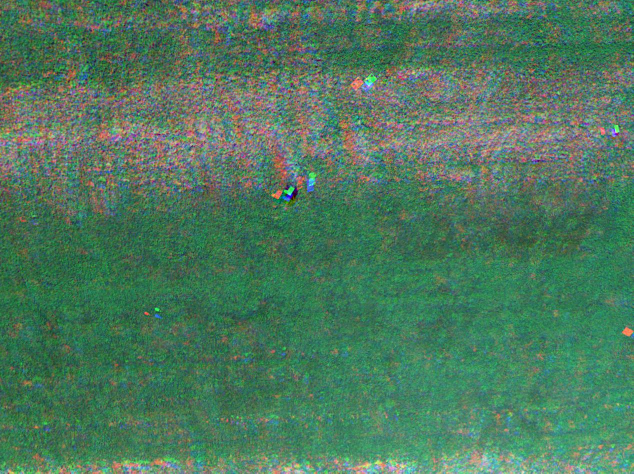
#> input picture Aligned-iter500/img17-rgb.jpg, 1267 x 947 px, given in place of img13-rgb.jpg, which was not available (shown at 1/2 size)
$ python canny-edges.py
#> lines starting #> are read from the running program, lines starting #| are printed output that depends on the picture; after the words box and inside, x2 and y2 are one past the last pixel; in counts of white or black regions, pixels touching at a corner belong together; pictures that were not available may be replaced by others from this repository, and a replacement may not be noted
import os
import glob
import numpy as np
import matplotlib.pyplot as plt
from skimage import io
from skimage import feature
from skimage.filters import roberts, sobel, scharr, prewitt
from skimage.color import rgb2gray
from scipy import ndimage as ndi
from pynput.mouse import Listener

listener = 0
def on_move(x, y):
	x = 1
	#print("Mouse moved to ({0}, {1})".format(x, y))

def on_click(x, y, button, pressed):
	if pressed:
		print('Mouse clicked at ({0}, {1}) with {2}'.format(x, y, button))
		if listener:
			listener.stop()
			plt.close()

def on_scroll(x, y, dx, dy):
	x = 1 #print('Mouse scrolled at ({0}, {1})({2}, {3})'.format(x, y, dx, dy))

numImages = 10
firstNonPanelImg = 13
for i in range(numImages):
	imagePath = os.path.join('.', 'Aligned-iter500')
	imageStr = "img" + str(i + firstNonPanelImg) + "-rgb.jpg"
	# imagePath = os.path.join('.', 'MicasenseImagesPanels')
	# imageStr = "IMG_" + ("0" if i >= 100 else "00") + str(i + firstNonPanelImg) + "_1.tif"
	imageName = os.path.join(imagePath, imageStr)
	print(imageName)
	img = io.imread(imageName)
#> img is the input picture: shape (947, 1267, 3); mean R, G, B 78, 120.6, 94.1
	gray = rgb2gray(img)
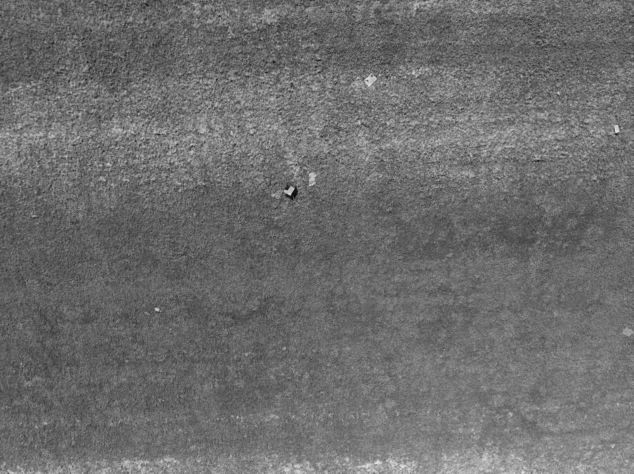
#> gray: shape (947, 1267) float64 (shown at 1/2 size); min 0.0269, max 0.948, mean 0.43

	#edges = feature.canny(gray, sigma=4)
	roberts_edges = roberts(gray)
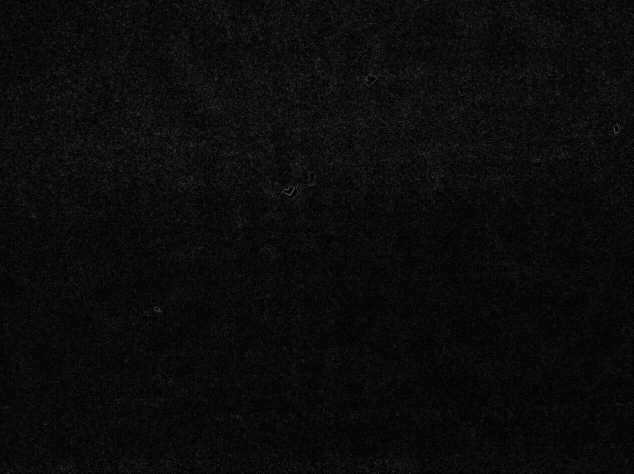
#> roberts_edges: shape (947, 1267) float64 (shown at 1/2 size); min 0, max 0.432, mean 0.0465
	sobel_edges = sobel(gray)
	scharr_edges = scharr(gray)
	prewitt_edges = prewitt(gray)
	fill_objects = ndi.binary_fill_holes(roberts_edges)
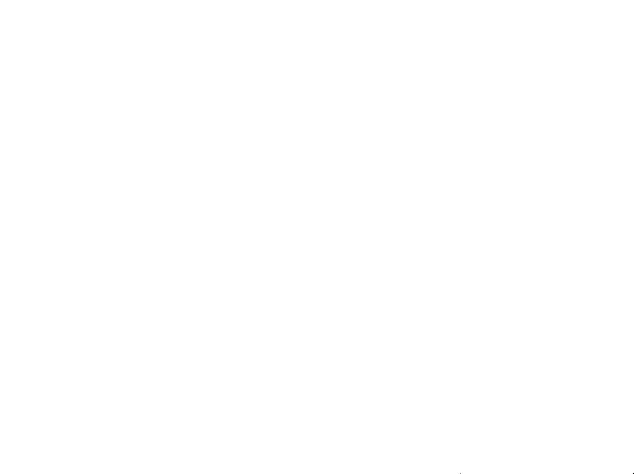
#> fill_objects: shape (947, 1267) bool (shown at 1/2 size); 100% white; black in thin lines or dots, all inside (x1, y1, x2, y2) = (920, 946, 1267, 947)

	fig, (ax1, ax2) = plt.subplots(nrows=1, ncols=2, figsize=(32, 32), sharex=True, sharey=True)
	ax1.imshow(scharr_edges, cmap=plt.cm.gray)
	ax1.axis('off')
	ax1.set_title('image', fontsize=20)

	ax2.imshow(roberts_edges, cmap=plt.cm.gray)
	ax2.axis('off')
	ax2.set_title('Canny filter, $\sigma=2$', fontsize=20)

	fig.tight_layout()


	with Listener(on_move=on_move, on_click=on_click, on_scroll=on_scroll) as listener:
		plt.show()
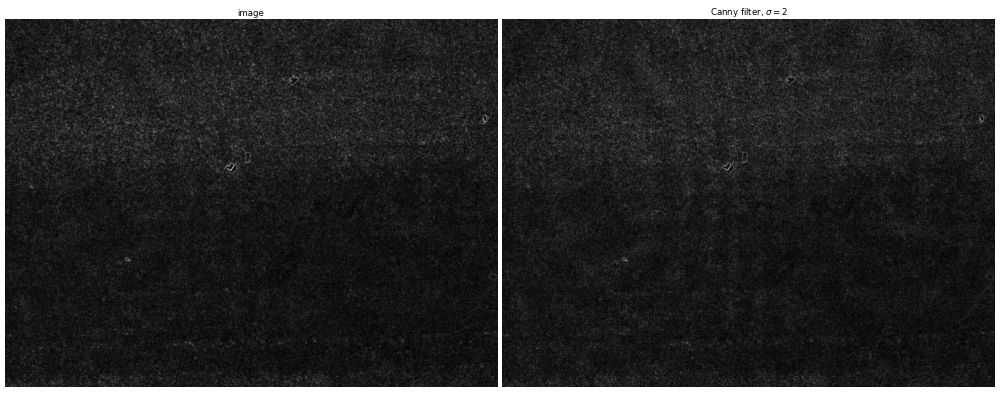
#> figure drawn by matplotlib, 2 panels
		listener.join()
#> pass 2 of the loop `for i in range(numImages):`:
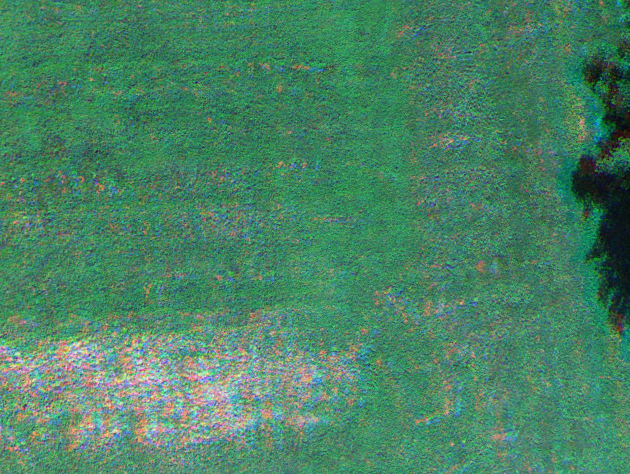
#> input picture Aligned-iter500/img25-rgb.jpg, 1259 x 948 px, given in place of img14-rgb.jpg, which was not available (shown at 1/2 size)
#> img is the input picture: shape (948, 1259, 3); mean R, G, B 73.3, 131, 101
#> gray: shape (948, 1259) float64
#> roberts_edges: shape (948, 1259) float64
#> sobel_edges: shape (948, 1259) float64
#> scharr_edges: shape (948, 1259) float64
#> prewitt_edges: shape (948, 1259) float64
#> `fill_objects = ndi.binary_fill_holes(roberts_edges)`:
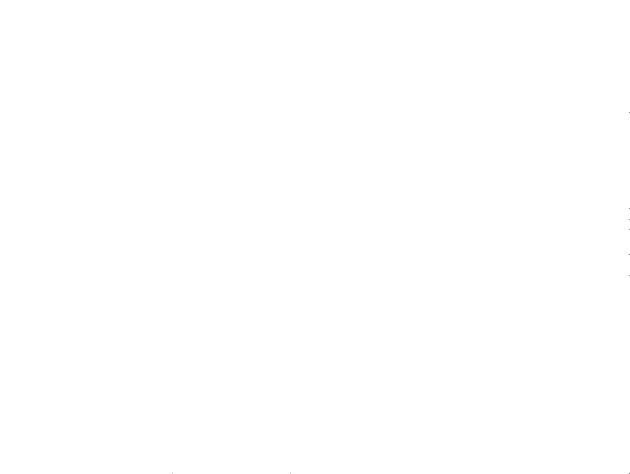
#> fill_objects: shape (948, 1259) bool (shown at 1/2 size); 100% white; black in thin lines or dots, all inside (x1, y1, x2, y2) = (345, 225, 1259, 948)
#> `plt.show()`:
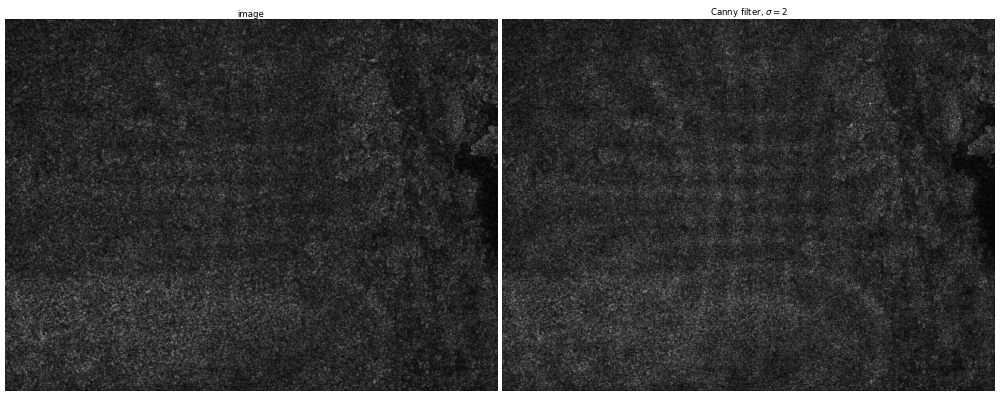
#> figure drawn by matplotlib, 2 panels
#> (the run stopped early here; a loop or call above may not have finished)
